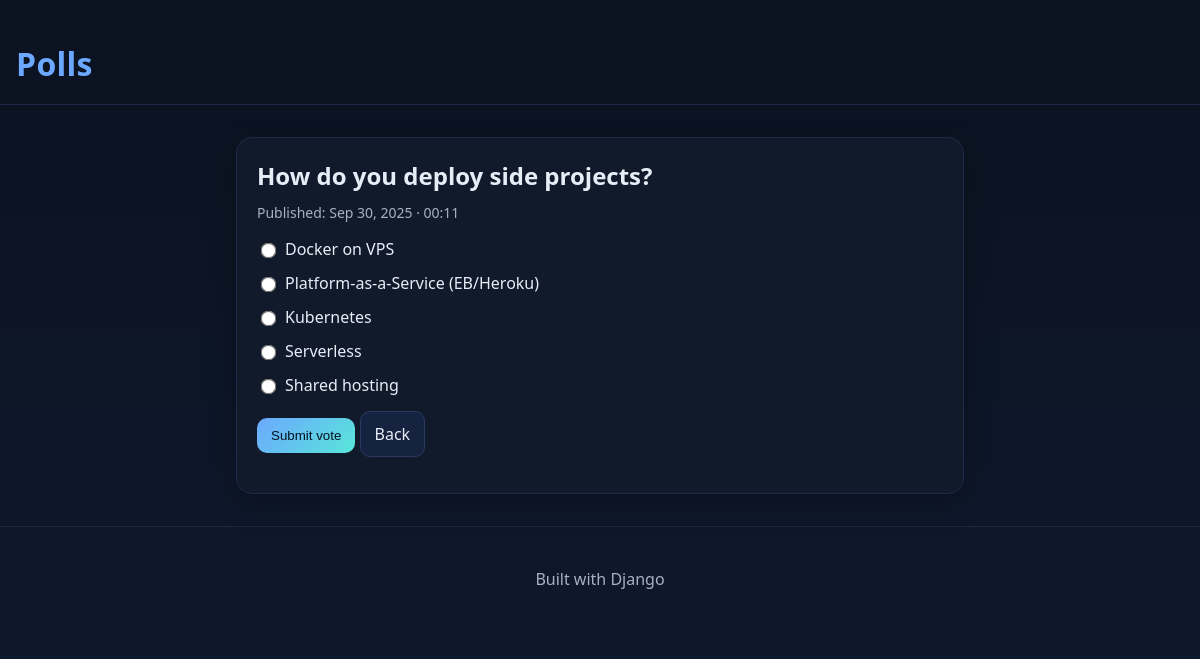
/polls/13/, run on the app's committed database.
### polls/models.py (models this page shows, shortened)
class Question(models.Model):
    question_text = models.CharField(max_length=200)
    pub_date = models.DateTimeField("date published")

class Choice(models.Model):
    question = models.ForeignKey(Question, on_delete=models.CASCADE, related_name="choices")
    choice_text = models.CharField(max_length=200)
    votes = models.IntegerField(default=0)

### polls/views.py (the view)
# urls.py: path("<int:pk>/", views.DetailView.as_view(), name="detail"),
class DetailView(generic.DetailView):
    model = Question
    template_name = "polls/detail.html"

### polls/templates/polls/detail.html (shortened to what this page needs)
﻿{% extends "base.html" %}
{% block content %}
  <div class="card">
    <h2>{{ question.question_text }}</h2>
    <p class="meta">Published: {{ question.pub_date|date:"M j, Y · H:i" }}</p>
    <form action="{% url 'polls:vote' question.id %}" method="post">
      {% for choice in question.choices.all %}
        <label class="radio">
          <input type="radio" name="choice" value="{{ choice.id }}">
          <span>{{ choice.choice_text }}</span>
        </label>
      {% endfor %}
      <div style="margin-top:14px;">
        <button class="btn primary" type="submit">Submit vote</button>
        <a class="btn" href="{% url 'polls:index' %}">Back</a>
      </div>
    </form>
  </div>
{% endblock %}

### polls/static/polls/styles.css (style rules this page uses)
* { box-sizing:border-box }
body { margin:0;background:linear-gradient(180deg,var(--bg),#0f1a2f);color:var(--text);font:16px/1.5 system-ui,Segoe UI,Roboto,sans-serif }
a { color:var(--accent);text-decoration:none }
.card { background:var(--panel);border:1px solid #1e2a49;border-radius:16px;padding:20px;box-shadow:0 8px 30px rgba(0,0,0,.25) }
.card h2 { margin:0 0 8px }
.meta { color:var(--muted);font-size:14px;margin-top:4px }
.btn { display:inline-block;padding:10px 14px;border-radius:10px;border:1px solid #2a3a62;background:#152240;color:var(--text);cursor:pointer }
.btn.primary { background:linear-gradient(135deg,var(--accent),var(--accent-2));color:#051022;border:none }
.radio { display:flex;align-items:center;margin:10px 0 }
.radio input { margin-right:10px;transform:scale(1.2) }

### data on the page
Question: question_text "How do you deploy side projects?", pub_date "Sep 30, 2025 · 00:11"
Choice: choice_text "Docker on VPS"
Choice: choice_text "Platform-as-a-Service (EB/Heroku)"
Choice: choice_text "Kubernetes"
Choice: choice_text "Serverless"
Choice: choice_text "Shared hosting"
